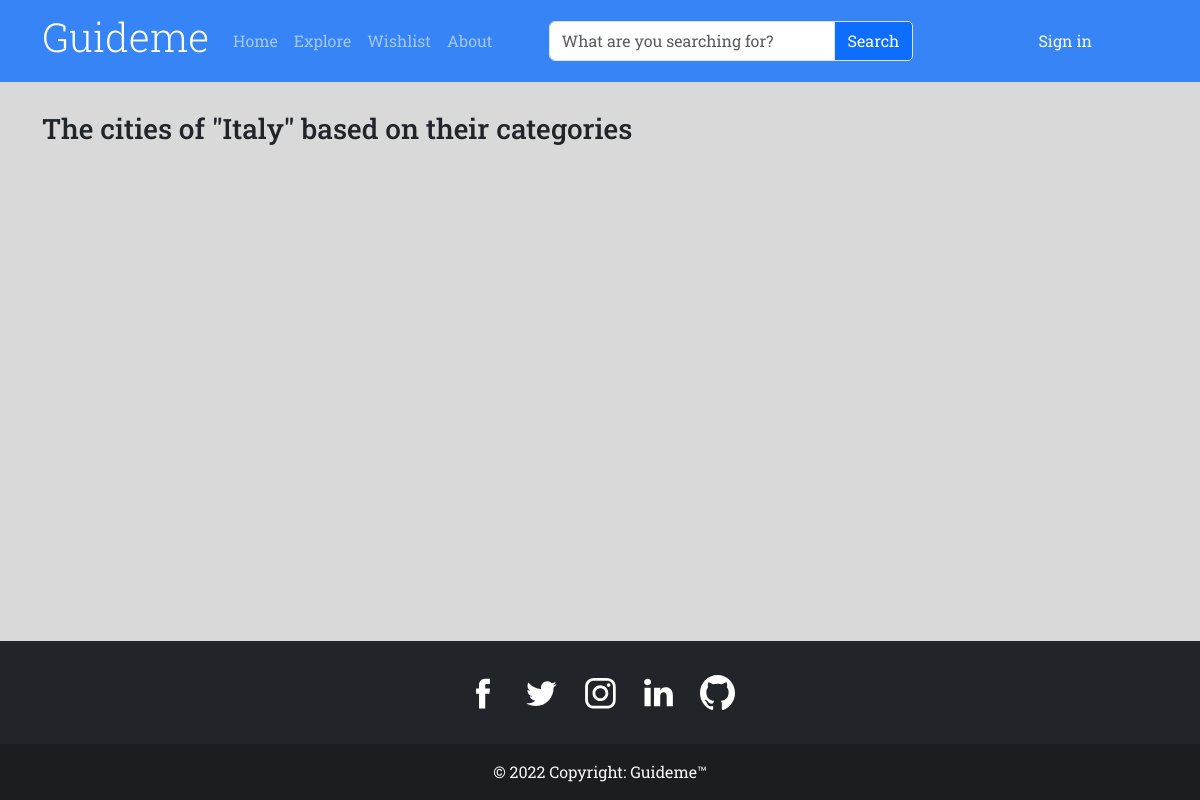
/countries/Italy, run on an earlier commit of the app's database.
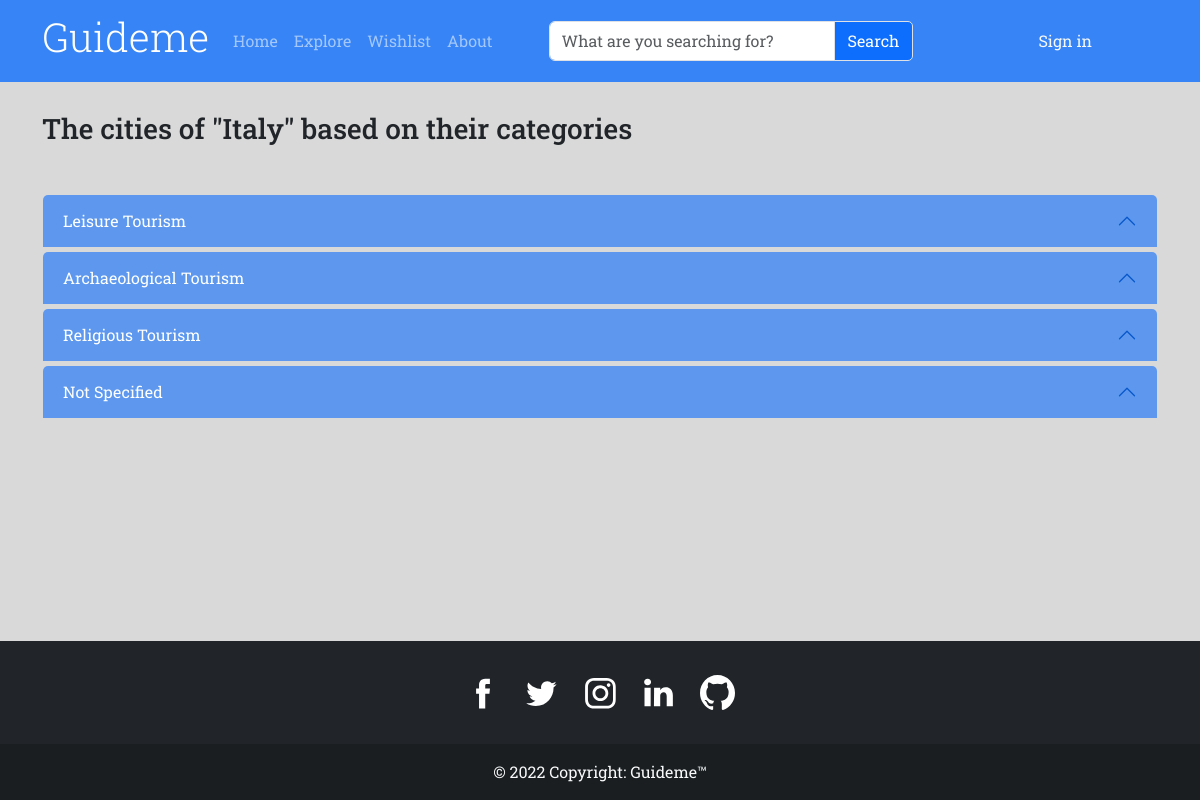
And on a later commit of the database.
### pages/models.py (models this page shows, shortened)
class Country(models.Model):
    name = models.CharField(max_length=16, verbose_name='Country Name', unique= True)
    image = models.ImageField(upload_to='images/%y/%m/%d', default='images/default/defaultImage.jpg', verbose_name='Photo')
    activeState = models.BooleanField(default=True, verbose_name='Active State')
    class Meta:
        verbose_name = 'Country'
        verbose_name_plural = 'Countries'
        ordering = ['name']
    def __str__(self):
        return self.name

class Category(models.Model):
    type = models.CharField(max_length= 22, null=True, blank=True, unique=True)
    class Meta:
        verbose_name = 'Category'
        verbose_name_plural = 'Categories'

### pages/views.py (the view)
# urls.py: path('countries/<countryName>', views.countries, name='countries'),
def countries(request, countryName = None):
    country = Country.objects.all().filter(name = countryName) if countryName is None else Country.objects.all().get(name = countryName)
    return render(request, 'pages/countries.html', {
        'cities' : City.objects.all(),
        'country' : country,
        'countries' : Country.objects.all(),
        'categories': Category.objects.all().exclude(type = 'Most Rated'),
    })

### templates/pages/countries.html (shortened to what this page needs)
{% extends 'base.html' %}
{% load static%}
{% block content %}
<div class="safe-area container mt-2">
    {% if country %}
    <h3>The cities of "{{country}}" based on their categories</h3>
    <div class="accordion mb-5 mt-5" id="accordionExample">
        <div class="accordion-item">
        {% for category in categories %}
        <h2 class="accordion-header" id="heading{{category.id}}">
            <button class="accordion-button" type="button" data-bs-toggle="collapse"
                data-bs-target="#collapse{{category.id}}" aria-expanded="true" aria-controls="collapse{{category.id}}">
                {% if category.type == 'Not Specified' %}{{category.type}}{% else %} {{category.type}} Tourism{% endif %}
            </button>
        </h2>
            {% endfor %}
        </div>
    </div>
        {% endif %}
    </div>
{% endblock content %}

### templates/base.html (shortened to what this page needs)
{% load static %}
<!DOCTYPE html>
<html lang="en">
<head>
    <link href="{% static 'css\owl.theme.default.min.css' %}" rel="stylesheet">
    <link href="{% static 'css\owl.carousel.min.css' %}" rel="stylesheet">
    <link href="{% static 'css\bootstrap.min.css' %}" rel="stylesheet">
    <link href="{% static 'css\style.css' %}" rel="stylesheet">
</head>
<body>
    {% include 'parts/navbar.html' %}
    {% block content %}
    {% endblock content %}
    {% include 'parts/footer.html' %}
</body>
</html>

### templates/parts/navbar.html (shortened to what this page needs)
{% load static %}
<div class="navbar navbar-expand-md navbar-dark text-white" id="navbar">
    <div class="container">
        <a href="{% url 'home' %}" class="navbar-brand">
            <h1 class="display-6" id="brand-text">Guideme</h1>
        </a>
        <div class="collapse navbar-collapse" id="navbar-menu">
            <ul class="navbar-nav">
                <li class="nav-item"><a href="{% url 'home' %}" class="nav-link">Home</a></li>
                <li class="nav-item"><a href="{% url 'explore' %}" class="nav-link" >Explore</a></li>
                <li class="nav-item"><a href="{% url 'wishlist' %}" class="nav-link" >Wishlist</a></li>
                <li class="nav-item"><a href="{% url 'about' %}" class="nav-link" >About</a></li>
                <form action="{% url 'explore' %}" method="get" id="filter-form">
                    <div class="input-group ms-5">
                        <input type="text" name="searchbar"id="searchbar" class="form-control" placeholder="What are you searching for?">
                        <span class="input-group-text" id="basic-addon1">
                            <input type="submit" class="btn text-white p-0" value="Search">
                        </span>
                    </div>
                </form>
                {% if user.is_authenticated %}
                    <li class="nav-item" id="login-link"><p class="d-inline">{{user.firstname}}</p><img src="{% static 'img\illustrations\avatar-placeholder.svg' %}" height="35px" alt="avatar" class="d-inline"><a href="{% url 'signout' %}" class="nav-link text-light d-inline"> Logout</a></li>
                {% else %}
                    <li class="nav-item" id="login-link"><a href="{% url 'signin' %}" class="nav-link text-light">Sign in</a></li>
                {% endif %}
            </ul>
        </div>
    </div>
</div>

### templates/parts/footer.html
{% load static %}
    <section id="footer">
        <footer class="text-center text-white bg-dark" id="footer">
            <div class="container pt-4">
                <section class="mb-4">
                    <a class="social-icon" href="https://www.facebook.com/fh5am/"
                        ><img src="{% static 'img/Icons/Facebook.svg' %}"></a>
                    <a class="social-icon" href="#!"
                        ><img src="{% static 'img/Icons/Twitter.svg' %}"></a>
                    <a class="social-icon" href="https://www.instagram.com/fh_5am/"
                        ><img src="{% static 'img/Icons/Instagram.svg' %}"></a>
                    <a class="social-icon" href="https://www.linkedin.com/in/fahad-hayan/"
                        ><img src="{% static 'img/Icons/Linkedin.svg' %}"></a>
                    <a class="social-icon" href="https://github.com/Fahad-Hayan"
                        ><img src="{% static 'img/Icons/Github.svg' %}"></a>
                </section>
            </div>
            <div class="text-center text-light p-3" style="background-color: rgba(0, 0, 0, 0.2);">
                © 2022 Copyright: Guideme™
            </div>
        </footer>
    </section>

### Guideme/static/css/style.css (style rules this page uses)
:root { --canvas-color: #D9D9D9; --primary-color: #0d6efd; --navbar-bg-color:#0d6efdcc; --heading-text-color: #000; --paragraph-text-color: rgb(100, 100, 100); --on-hover-primary-color: #0d6efd99; --shadow-color: #00000033; --black: #000; --white: #fff; --border-radius: 5px; --paragraph-font-size: 18px; }
body { min-height: 100vh; display: flex; flex-direction: column; background-color:var(--canvas-color); font-family: 'Roboto Slab', serif; }
#navbar { position: fixed; top: 0; display: block; width: 100%; transition: top 0.5s; background-color: var(--navbar-bg-color); z-index: 1100; }
#brand-text { color: var(--white); }
#login-link { position: fixed; right: 0; margin-right: 100px; }
.btn { background-color: var(--primary-color); }
.social-icon img { width: 35px; margin: 10px; }
#footer { margin-top: auto; }
#basic-addon1 { border-radius: 0 5px 5px 0; background-color: var(--primary-color); }
.btn, input { border-radius:5 !important; }
.safe-area { padding-top: 13vh; }
.accordion { --bs-accordion-bg: transparent; --bs-accordion-border-color: transparent; --bs-accordion-btn-color: var(--white); --bs-accordion-btn-bg: var(--primary-color); --bs-accordion-active-color: var(--white); --bs-accordion-active-bg: var(--on-hover-primary-color); }
.accordion-header { padding-bottom: 5px; }

What changed in the data, as far as the page shows it:
added Category: type "Leisure"
added Category: type "Archaeological"
added Category: type "Religious"
added Category: type "Not Specified"
